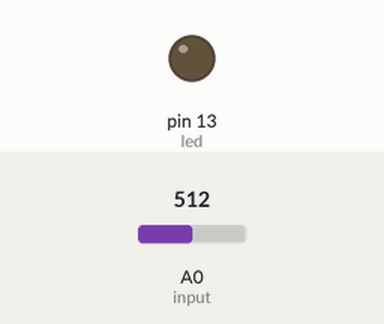
This sketch was run on a simulated Arduino Uno, built with avr-gcc and run on an emulated ATmega328P. On the bench: output pins drawn as LEDs (lit = HIGH). Dashed ring = blinking. Inputs (shaded band) come from the test bench; at power-on: A0 (input) = 512.

Above: at 1.2 s.
1.3 s: A0 (input) set to 0
At 2.1 s:
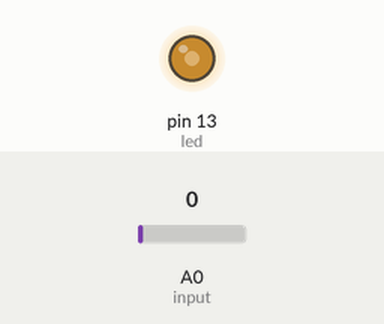
4.3 s: A0 (input) set to 20
At 4.8 s:
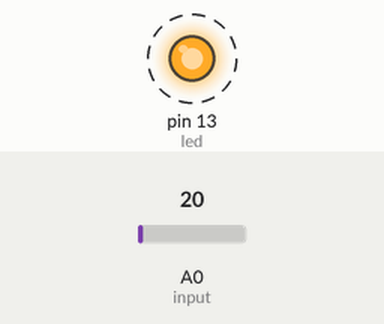
Timing chart, 0 to 13.3 s (numbered marks = the images above; inputs shaded):
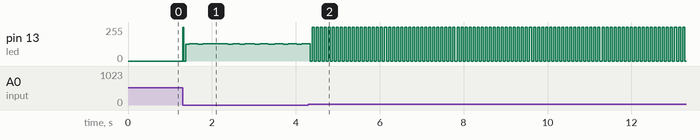

Measured:
- by itself, pin 13 (led): alternates 255/255 for 0.05 s and 0/255 for 0.05 s

The sketch:

P19-1_analog_LED_blink_speed.ino
```cpp
/*
*P19-1
*設計Arduino 程式，使用Arduino 板讀取類比電壓值，控制LED 閃爍速度。
*當類比電壓值愈小時，LED 閃爍速度愈快，當類比電壓值愈大時，LED 閃爍速度愈慢。
*/

#define MIN_BLINK_SPEED 10 //ms
#define MAX_BLINK_SPEED 2000 //ms

const byte input = A0;
const uint8_t led = 13;

int blink_speed = 100; //default speed

unsigned long last_blink = 0;
bool led_state = 0;

void setup()
{
	pinMode(led, OUTPUT);
}

void loop()
{
	unsigned long now = millis();

	blink_speed = map(analogRead(input), 0, 1023, MIN_BLINK_SPEED, MAX_BLINK_SPEED);

	if(now-last_blink >= blink_speed) //每隔固定時間檢查是否超過閃爍的interval
	{
		digitalWrite(led, led_state);
		last_blink = now; //更新最後一次執行時間
		led_state = !led_state; //LED狀態反轉
	}
}
```
